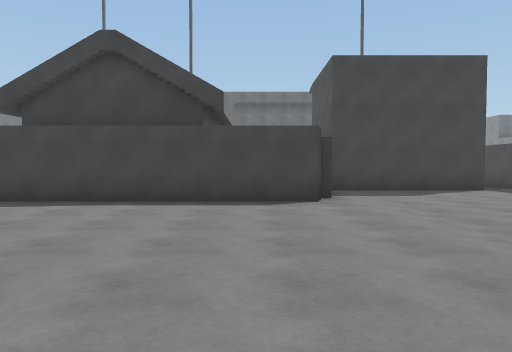
[1] (above)

24 first-person views from a walk through a scene from a Unity 3-D project. The camera is 1.3 m above the floor, tilts 2° down and sees 70° across. The floor is counted in squares, 2 m on a side. Each view is taken from the middle of a square. On the plan, view 1 faces up. The plan holds only what a view shows up to about 11 squares ahead; the rest is blank. The place goes on beyond the plan.

[2]
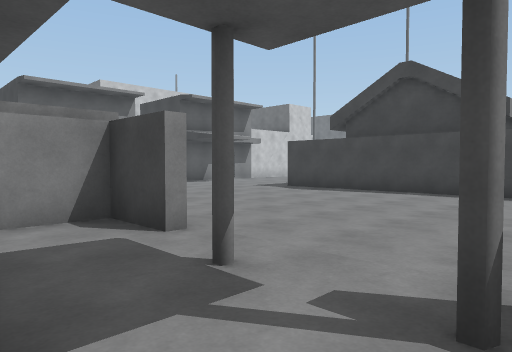

[3]
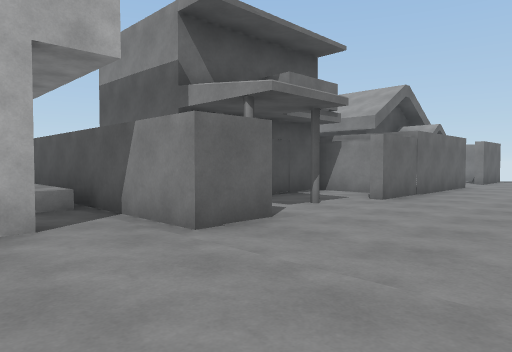

[4]
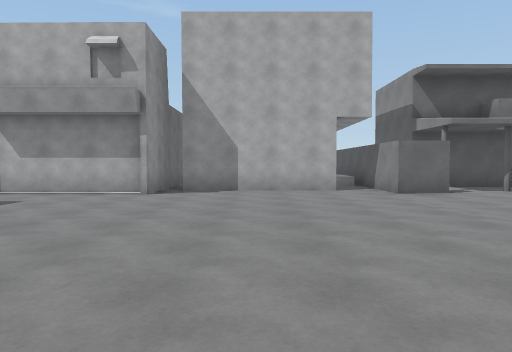

[5]
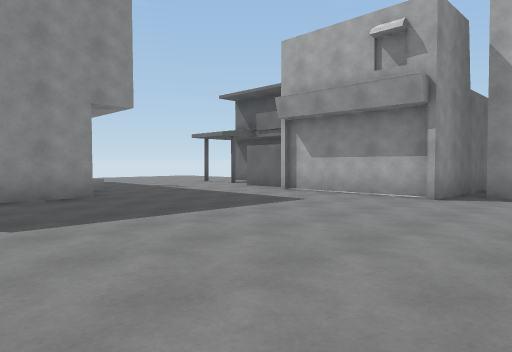

[6]
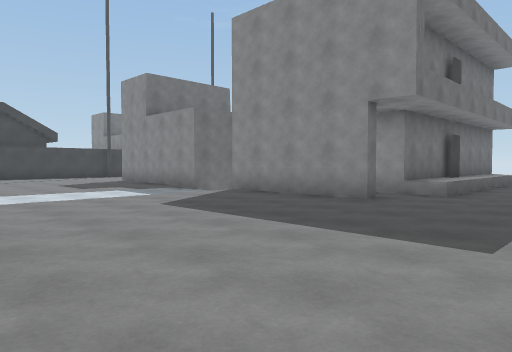

[7]
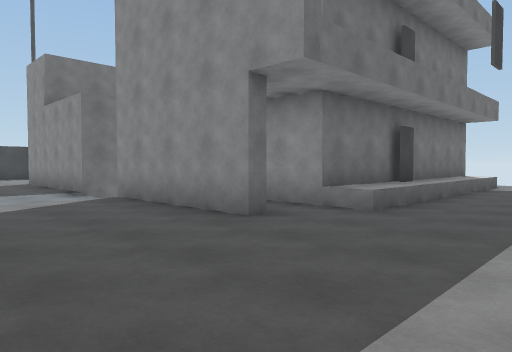

[8]
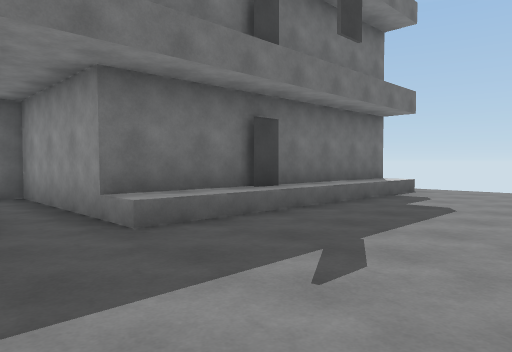

[9]
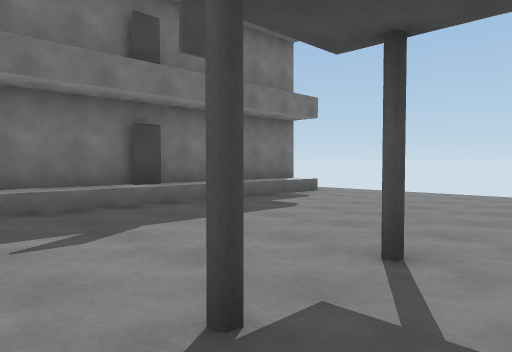

[10]
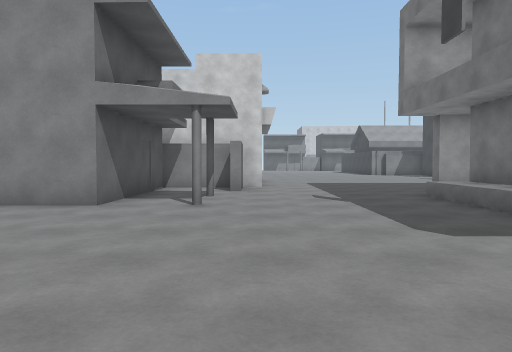

[11]
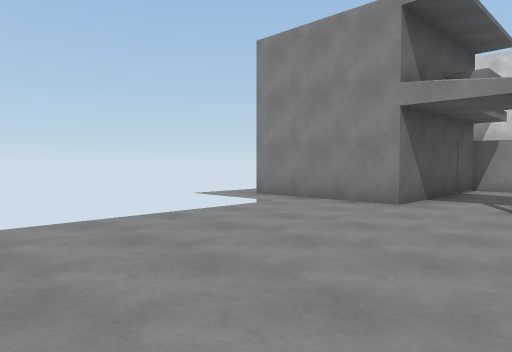

[12]
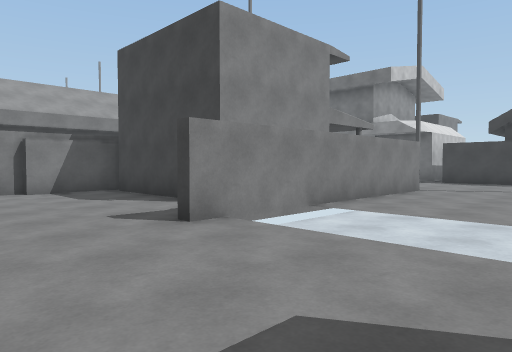

[13]
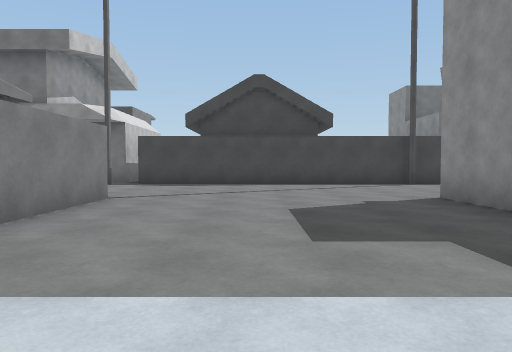

[14]
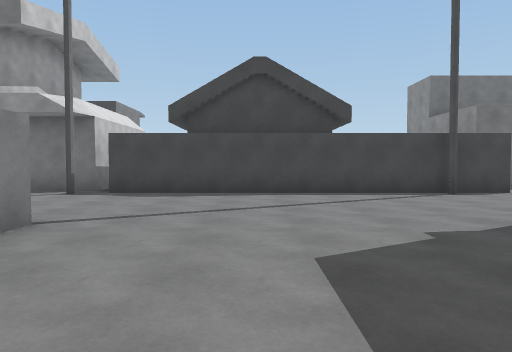

[15]
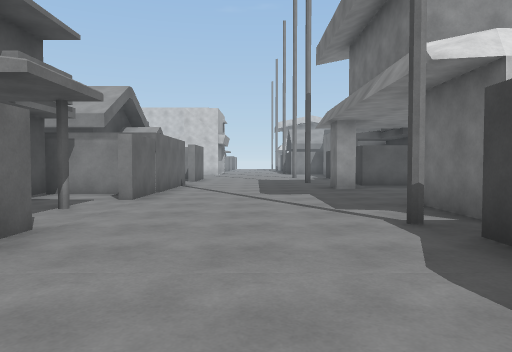

[16]
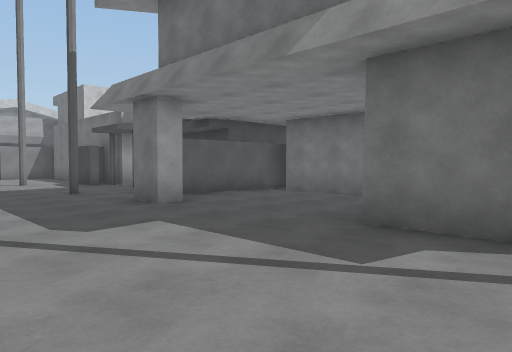

[17]
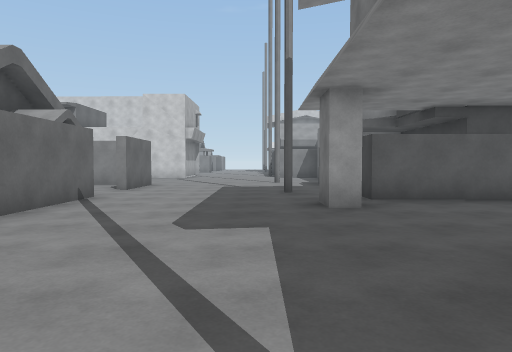

[18]
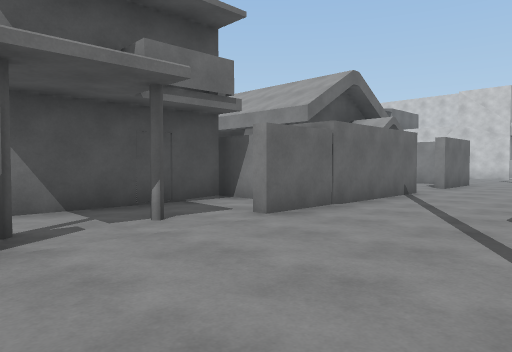

[19]
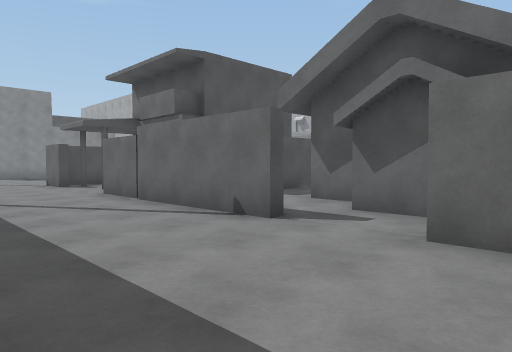

[20]
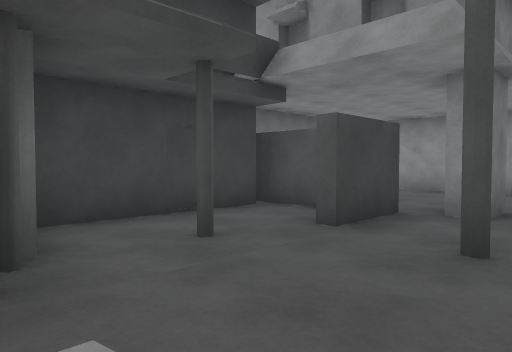

[21]
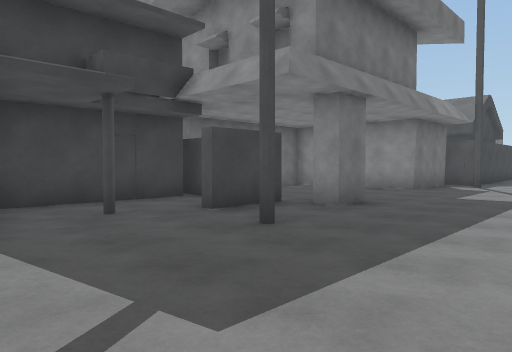

[22]
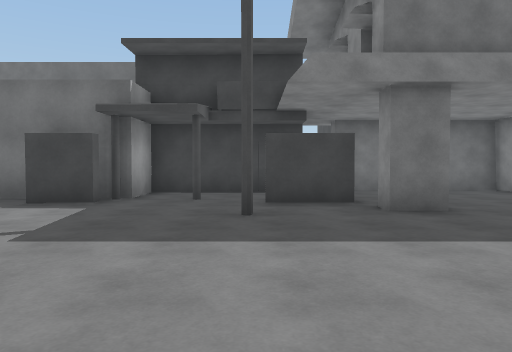

[23]
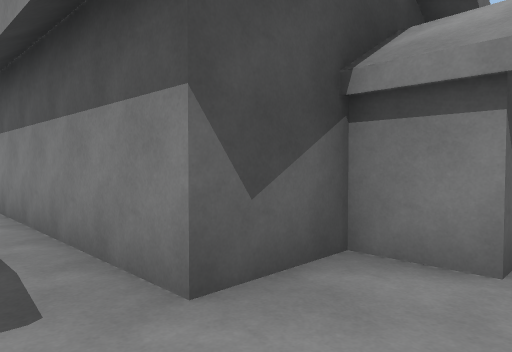

[24]
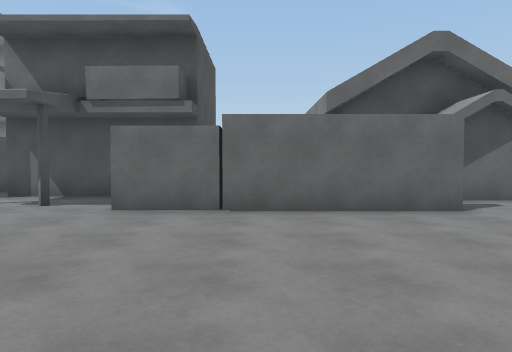

### Floor plan
Points are (right, up) in squares from view 1. A wall is a line through its corners. A room is listed if a view was taken in it or the views show most of it. See-through windows are left out.
Room 1 (views 1, 2)
walls: (-2, -0.2) (-3.3, -0.2) (-3.3, -2.1); (-2.8, -1.9) (0.9, -2)
ways out: opening at (-0.5, 0) to room 2; gap at (-2, 0) to room 2
Room 2 (views 3, 4, 5, 6, 7, 8, 9, 10, 11, 12, 13, 14, 15, 16, 17, 18, 19, 20, 21, 24)
walls: (5.5, 8.7) (1.8, 8.7); (12.1, 4.3) (12.1, 14); (1.2, 7) (1.2, 6.3) (-6, 6.3); (12.5, 5) (12.5, 4.3); (1.4, 9) (1.4, 6.9); (13.1, 9.4) (12, 9.4); (5.5, 13.9) (6.6, 13.9) (6.6, 7.2); (1.7, 11.9) (5.1, 11.8); (13.7, 3.4) (13.7, 7.7) (13.2, 7.7); (1.4, 13.2) (1.4, 11.4); (11.4, -0.3) (12.8, -0.3); (11.5, -0.6) (11.5, -2.5); (3, -0.9) (6.9, -0.9); (7.3, -1.9) (7.3, 0.1) (11, 0.1) (11, -0.4); (0.8, 0.1) (1.9, 0.1) (1.9, -5.6); (16.6, 4) (15.9, 4); (11.9, -2.3) (15.5, -2.4) (15.5, -5.5); (-2.1, 13.9) (2.8, 13.9); (5.2, 18.6) (3, 18.6) (3, 22.1) (-1.1, 22.1); (13.4, 18) (5.8, 18) (5.8, 18.8); (-0.3, 18.6) (-0.3, 18) (-1.1, 18) (-1.1, 18.6); (20.6, 4.1) (13.6, 4.3); (-6, 13.9) (-3.8, 13.9); (-6.5, 0.1) (-2, 0.1); (-1.6, 20.1) (-1.6, 21.6); (-2, 21) (-5.3, 21.1) (-5.3, 19.8) (-6, 19.8); (-5.6, 19) (-6.5, 19); (-1.4, 22.5) (-1.4, 19) (-2.9, 19)
low walls: (15, 3.4) (13.7, 3.4); (16.3, 3.4) (15.1, 3.4)
ways out: opening at (-0.5, 0) to room 1; gap at (-2, 0) to room 1; opening at (-3, 14) to room 3; opening at (12.3, 16); opening at (16, -5); gap at (5, 13)
Room 3 (view 22)
walls: (-3.5, 12.5) (-2.4, 12.5)
ways out: opening at (-3, 14) to room 2; opening at (-1.5, 13) to room 4; opening at (-4, 13)
Room 4 (view 23)
walls: (0.9, 8.9) (0.9, 10.1); (-2.4, 12.5) (-2.4, 11.6) (-1, 11.6) (-1, 7.2)
ways out: opening at (-1.5, 13) to room 3

Where each view was taken, in squares from view 1:
view 1: 0 up, 0 right, facing up
view 2: 2 down, 1 right, facing up-left
view 3: 3 up, 4 right, facing down-left
view 4: 8 up, 5 right, facing down
view 5: 7 up, 5 right, facing down-right
view 6: 1 up, 6 right, facing up-right
view 7: 1 up, 9 right, facing up-right
view 8: 0 up, 12 right, facing up-right
view 9: 2 down, 13 right, facing up-right
view 10: 0 up, 21 right, facing left
view 11: 0 up, 21 right, facing down-left
view 12: 5 up, 10 right, facing up-left
view 13: 8 up, 9 right, facing up
view 14: 10 up, 9 right, facing up
view 15: 16 up, 9 right, facing left
view 16: 15 up, 5 right, facing up-left
view 17: 17 up, 5 right, facing left
view 18: 17 up, 6 right, facing down-left
view 19: 17 up, 5 left, facing down-right
view 20: 17 up, 6 left, facing up-right
view 21: 15 up, 6 left, facing up-right
view 22: 13 up, 3 left, facing up
view 23: 13 up, 0 right, facing down-left
view 24: 5 up, 4 left, facing down
